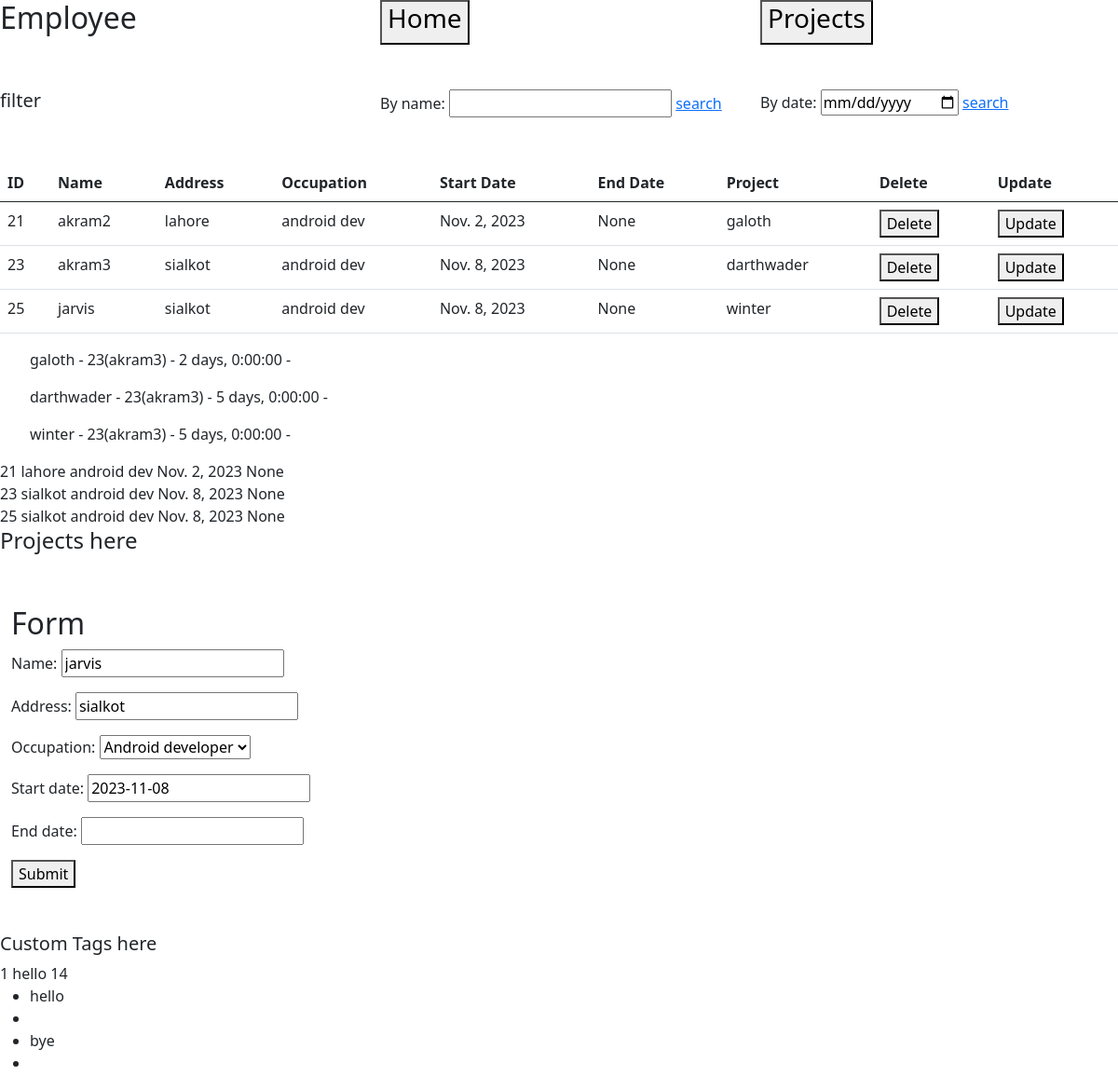
/update/25/sialkot/, run on the app's committed database.
### app/models.py (models this page shows)
class employeemodel(models.Model):
    name = models.CharField(max_length=50)
    address = models.CharField(max_length=100)
    occupation = models.CharField(choices=O_C,max_length=50, default="Web developer")
    start_date = models.DateField(auto_now=False, auto_now_add=False, null= True)
    end_date = models.DateField( auto_now=False, auto_now_add=False, null= True, blank = True)
    def __str__(self) -> str:
        return f"{self.id}({self.name})"

class projectmodel(models.Model):
    name = models.CharField(max_length=50, null=True)
    dev = models.ForeignKey(employeemodel, on_delete=models.CASCADE)
    duration = models.DurationField(null=True)
    type = models.CharField(null=True, max_length= 50)
    client = models.CharField(null=True, max_length= 100)

### app/views.py (the view, shortened to what this page needs)
# urls.py: path("update/<int:pk>/<str:address>/", views.employeeclass.as_view(), name="employee-update"),
class employeeclass(View):
    template_name = "employee.html"
    def get(self, request, pk = None, name = None, address = None, tsearch = None):
        print("data got: PK is ", pk,"name is ", name,"address is ", address, "search: ", tsearch)
        print("Data was sent for pk", pk)
        form = employeemodelform()
        query = employeemodel.objects.all()
        empros = projectmodel.objects.all()
        zipped = [{"emp": emp, "pro": pro} for emp, pro in zip(query, empros)]
        if tsearch:
            query = employeemodel.objects.filter(name__icontains = tsearch)
        if pk and name:
            employeemodel.objects.filter(pk = pk).delete()
            return redirect("employee-class")
        if pk and address:
            employee = employeemodel.objects.get(pk = pk)
            form = employeemodelform( instance=employee)
            print("Employee is ", pk,employee.name, employee.address, employee.occupation)
        context = {"form":form, "zipped":zipped, "query": query, "empros": empros}
        return render(request=request, template_name=self.template_name , context=context)

### app/forms.py
class employeemodelform(forms.ModelForm):
    class Meta:
        model =  employeemodel
        fields = '__all__'

### app/templatetags/app_extras.py (called while the page is built)
@register.simple_tag
def subtract(a, b):
    return int(a) - int(b)

@register.simple_tag
@stringfilter
def lower(a):
    return a.lower()

@register.simple_tag
def cap_one(str, lim, lim2):
    return str + lim + lim2

@register.inclusion_tag("inclus_tag_temp.html")
def inc_test():
    choises = ["hello", "bye"]
    return {"choices": choises}

### templates/employee.html (shortened to what this page needs)
{% extends "base.html" %}
{% load app_extras %}
{% block code %}
<div class="row">
    <div class="col">
        <h5>filter</h5>
    </div>
    <div class="col">
        By name:
        <input type="text"  id ="search">
        <a href="#" onclick="searchh()">search</a>
    </div>
    <div class="col">
        By date:
        <input type="date"  id ="datesearch">
        <a href="#" onclick="searchh()">search</a>
    </div>
</div>
<table class="table">
    <thead>
      <tr>
        <th scope="col">ID</th>
        <th scope="col">Name</th>
        <th scope="col">Address</th>
        <th scope="col">Occupation</th>
        <th scope="col">Start Date</th>
        <th scope="col">End Date</th>
        <th scope="col">Project</th>
        <th scope="col">Delete</th>
        <th scope="col">Update</th>
      </tr>
    </thead>
    <tbody>
        {% for obj in zipped %}
      <tr>
        <td>{{obj.emp.id}}</td>
        <td>{{obj.emp.name}}</td>
        <td>{{obj.emp.address}}</td>
        <td>{{obj.emp.occupation}}</td>
        <td>{{obj.emp.start_date}}</td>
        <td>{{obj.emp.end_date}}</td>
        <td>{{obj.pro.name}}</td>
        <td><a href = "/delete/{{obj.id}}/{{obj.name}}/"><button>Delete</button></a></td>
        <td><a href = "/update/{{obj.id}}/{{obj.address}}/"><button>Update</button></a></td>
      </tr>
      {% endfor %}
    </tbody>
  </table>
{% for obj in zipped %}
  <ul>{{obj.pro.name}} - {{obj.pro.dev}} - {{obj.pro.duration}} - {{obj.client.name}}</ul>
{% endfor %}
{% for obj in query %}
<td>{{obj.id}}</td>
<td>{{obj.address}}</td>
<td>{{obj.occupation}}</td>
<td>{{obj.start_date}}</td>
<td>{{obj.end_date}}</td>
{% endfor %}
<h4>Projects here</h4>
<h2 class="container-fluid">Form</h2>
<div class="container-fluid">
    <form method="post">
            {{form.as_p}}
        <button type="submit" name="submit">Submit</button>
    </form>
</div>
<h5>Custom Tags here</h5>
{% subtract 4 3 %}
{% lower "Hello" %}
{% cap_one 5 4 5 %}
{% inc_test %}
{% endblock %}

### data on the page
employeemodel: emp.id "21", emp.name "akram2", emp.address "lahore", emp.occupation "android dev", emp.start_date "Nov. 2, 2023", emp.end_date "None", pro.name "galoth", pro.dev "23(akram3)", pro.duration "2 days, 0:00:00", id "21", address "lahore", occupation "android dev", start_date "Nov. 2, 2023", end_date "None"
employeemodel: emp.id "23", emp.name "akram3", emp.address "sialkot", emp.occupation "android dev", emp.start_date "Nov. 8, 2023", emp.end_date "None", pro.name "darthwader", pro.dev "23(akram3)", pro.duration "5 days, 0:00:00", id "23", address "sialkot", occupation "android dev", start_date "Nov. 8, 2023", end_date "None"
employeemodel: emp.id "25", emp.name "jarvis", emp.address "sialkot", emp.occupation "android dev", emp.start_date "Nov. 8, 2023", emp.end_date "None", pro.name "winter", pro.dev "23(akram3)", pro.duration "5 days, 0:00:00", id "25", address "sialkot", occupation "android dev", start_date "Nov. 8, 2023", end_date "None", name "jarvis", occupation "Android developer", start_date "2023-11-08"

### other printed values
{{ choice }} "hello" "bye"
